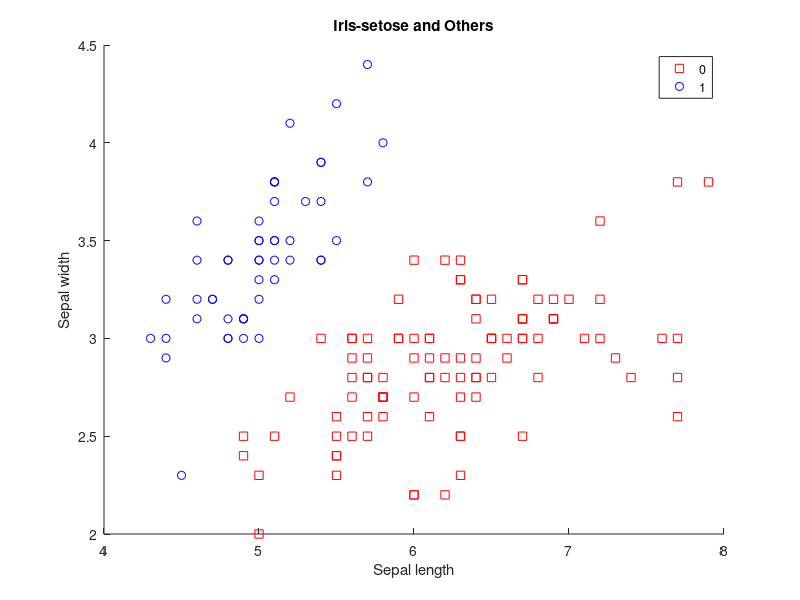
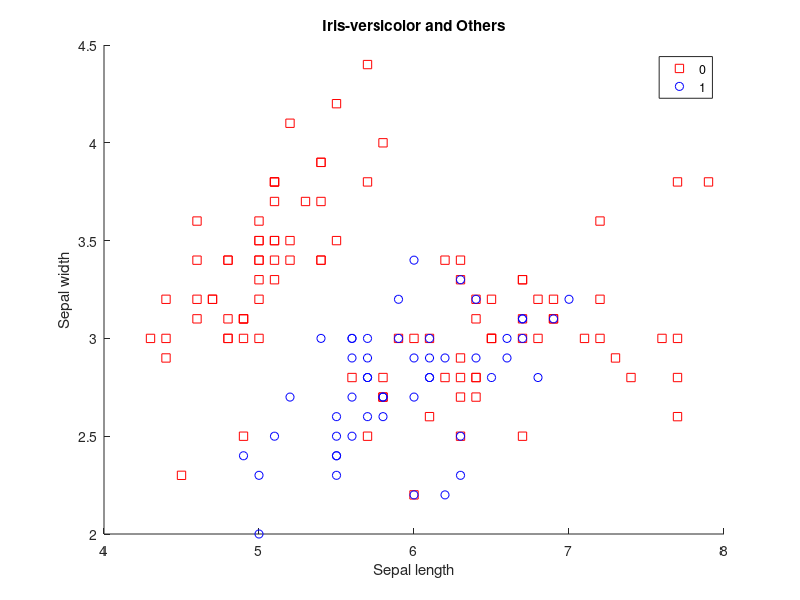
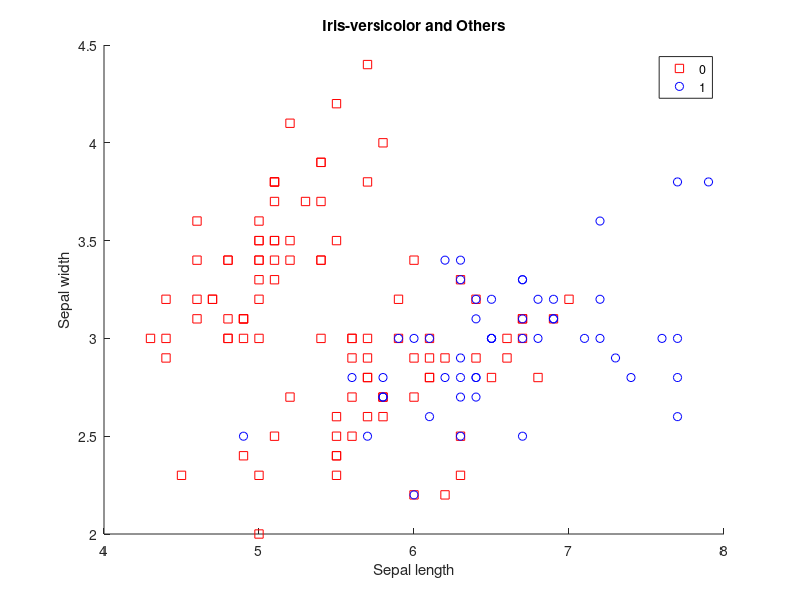

MATLAB code to generate these figures, in order:
dataset_setose_others = dlmread('iris.data.setose_others.txt');
figure(1);
gscatter(dataset_setose_others(:,1),dataset_setose_others(:,2),dataset_setose_others(:,end),'rb','so');
title('Iris-setose and Others');
xlabel('Sepal length');ylabel('Sepal width');
    
dataset_versicolor_others = dlmread('iris.data.versicolor_others.txt');
figure(2);
gscatter(dataset_versicolor_others(:,1),dataset_versicolor_others(:,2),dataset_versicolor_others(:,end),'rb','so');
title('Iris-versicolor and Others');
xlabel('Sepal length');ylabel('Sepal width');

dataset_virginica_others = dlmread('iris.data.virginica_others.txt');
figure(3);
gscatter(dataset_virginica_others(:,1),dataset_virginica_others(:,2),dataset_virginica_others(:,end),'rb','so');
title('Iris-versicolor and Others');
xlabel('Sepal length');ylabel('Sepal width');            